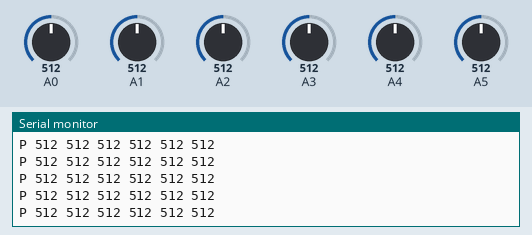
Recording of a sketch running on a simulated Arduino Uno, built with avr-gcc and run on an emulated ATmega328P. On the bench: the last lines printed to the serial monitor. The inputs (shaded band) are chosen by the test bench; at power-on: A4 = 512, A0 = 512, A1 = 512, A2 = 512, A3 = 512, A5 = 512.

Above: at 7.2 s.
7.3 s: A4 set to 107
At 8.4 s:
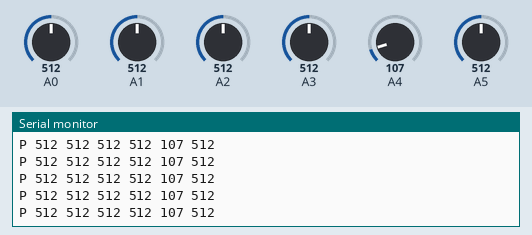
8.8 s: A4 set to 92
At 9.5 s:
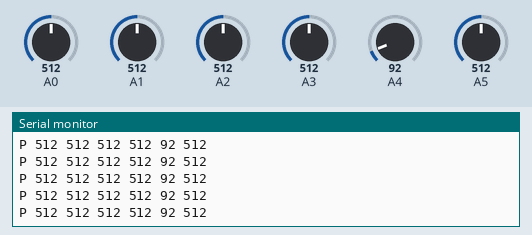
Timing chart, 0 to 11.3 s (numbered marks = the images above; inputs shaded):
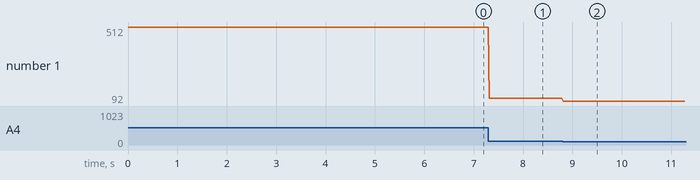

Measured:
- after the input at 7.3 s, the serial monitor: prints a new line at once (image 1)
- after the input at 8.8 s, the serial monitor: prints a new line at once (image 2)
- plotted number 1: 512 → 107 after the input at 7.3 s, 107 → 92 after the input at 8.8 s

The sketch:

flywire_probe.ino
```cpp
/*
 * flywire_probe.ino -- wiring diagnostic (temporary).
 *
 * Streams all six analog inputs so we can see which pin a sensor is on.
 * Format @115200:  P <a0> <a1> <a2> <a3> <a4> <a5>
 *
 * A floating pin reads noisy/mid-range; a pin connected to a real sensor
 * reads a different, more stable value. Run it, then compare the columns.
 */

void setup() {
  Serial.begin(115200);
  Serial.println("# probe ready -- P <a0> <a1> <a2> <a3> <a4> <a5>");
}

void loop() {
  Serial.print("P");
  for (uint8_t pin = A0; pin <= A5; pin++) {
    Serial.print(' ');
    Serial.print(analogRead(pin));
  }
  Serial.println();
  delay(20);
}
```
